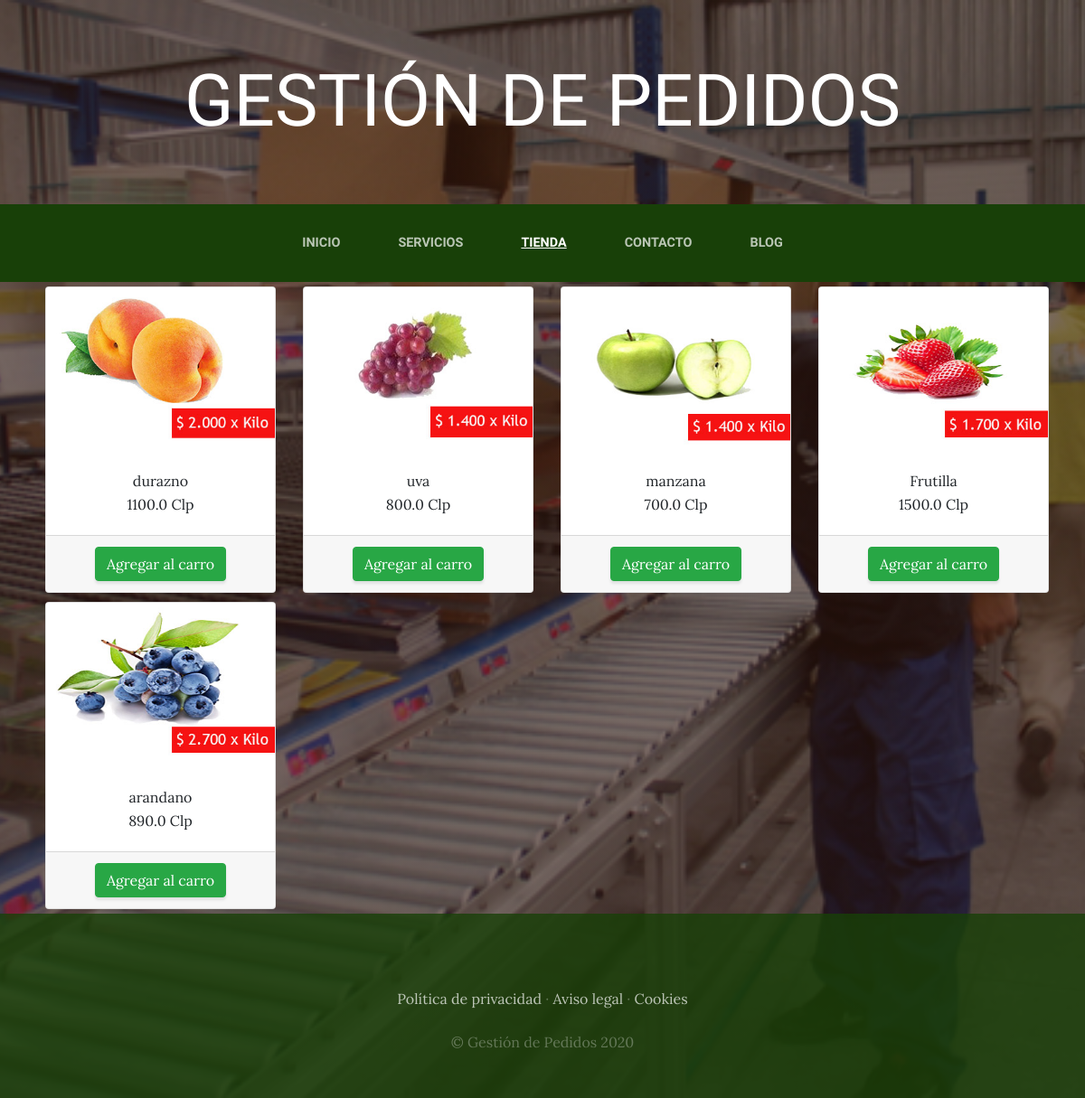
The app's page /tienda/ with its own data.
### tienda/models.py (models this page shows)
class Producto(models.Model):
    nombre=models.CharField(max_length=50)
    categorias=models.ForeignKey(CategoriaProd, on_delete=models.CASCADE)
    imagen=models.ImageField(upload_to="tienda", null=True, blank=True)
    precio=models.FloatField()
    disponibilidad=models.BooleanField(default=True)
    created=models.DateField(auto_now_add=True)
    updated=models.DateField(auto_now_add=True)
    class Meta:
        verbose_name="Producto"
        verbose_name_plural="Productos"

### tienda/views.py (the view)
# urls.py: path('tienda/', include('tienda.urls')),
def tienda(request):
    productos=Producto.objects.all()
    return render(request, "tienda/tienda.html", {"productos":productos})

### tienda/templates/tienda/tienda.html (shortened to what this page needs)
<!DOCTYPE html>
<html lang="en">
<head>
</head>
{% extends "ProyectoWebApp/base.html" %}
{% load static %}
{% block content %}
<body>
    <div class="container">
    <div class="row">
    {% for producto in productos %}
<div class="col-md-3">
<div class="card" style="width: 100%; margin: 5px 5px;">
    <img src="{{producto.imagen.url}}" class="card-img-top">
<div class="card-body" style="text-align: center;">
    <h7 class="card-title">{{producto.nombre}}</h7>
    <p class="card-text">{{producto.precio}}&nbsp;Clp</p>
</div>
<div class="card-footer text-center">
    <a href="#" class="btn btn-success">Agregar  al carro</a>
</div>
</div>
</div>
    {% endfor %}
    </div>
</div>
</body>
{% endblock %}

### ProyectoWebApp/templates/ProyectoWebApp/base.html (shortened to what this page needs)
<html>
<head>
    {% load static %}
    <link href="{% static 'ProyectoWebApp/vendor/bootstrap/css/bootstrap.min.css' %}" rel="stylesheet">
    <link href="{% static 'ProyectoWebApp/css/gestion.css' %}" rel="stylesheet">
</head>
<body>
    <h1 class="site-heading text-center text-white d-none d-lg-block">
        <span class="site-heading-lower">Gestión de Pedidos</span>
      </h1>
 <nav class="navbar navbar-expand-lg navbar-dark py-lg-4" id="mainNav">
    <div class="container">
      <div class="collapse navbar-collapse" id="navbarResponsive">
        <ul class="navbar-nav mx-auto">
          <li class="nav-item {% if request.path == '/' %}active{% endif %} px-lg-4">
            <a class="nav-link text-uppercase text-expanded" href="{% url 'Home' %}">Inicio</a>
          </li>
          <li class="nav-item {% if request.path == '/servicios/' %}active{% endif %} px-lg-4">
            <a class="nav-link text-uppercase text-expanded" href="{% url 'Servicios' %}">Servicios</a>
          </li>
          <li class="nav-item {% if request.path == '/tienda/' %}active{% endif %} px-lg-4">
            <a class="nav-link text-uppercase text-expanded" href="{% url 'Tienda' %}">Tienda</a>
          </li>
          <li class="nav-item {% if request.path == '/contacto/' %}active{% endif %} px-lg-4">
            <a class="nav-link text-uppercase text-expanded" href="{% url 'Contacto' %}">Contacto</a>
          </li>
          <li class="nav-item {% if request.path|slice:':6' == '/blog/' %}active{% endif %} px-lg-4">
            <a class="nav-link text-uppercase text-expanded" href="{% url 'Blog'%}">Blog</a>
          </li>
        </ul>
      </div>
    </div>
  </nav>
{% block content %}
{% endblock %}
    <footer class="footer text-faded text-center py-5">
      <div class="container">
        <p class="m-0 mbt">
        	<a href="sample.html" class="link">Política de privacidad</a> ·
        	<a href="sample.html" class="link">Aviso legal</a> ·
        	<a href="sample.html" class="link">Cookies</a>
		</p>
        <p class="m-0 mbt1">&copy; Gestión de Pedidos 2020</p>
      </div>
	</footer>
</body>
</html>

### ProyectoWebApp/static/ProyectoWebApp/css/gestion.css (style rules this page uses)
body { font-family: 'Lora'; background: linear-gradient(rgba(47, 23, 15, 0.65), rgba(47, 23, 15, 0.65)), url("../img/bg_main.jpg"); background-attachment: fixed; background-position: center; background-size: cover; }
h1, h2, h3, h4, h5, h6 { font-family: 'Raleway'; }
p { line-height: 1.75; }
.text-faded { color: rgba(255, 255, 255, 0.3); }
.site-heading { margin-top: 5rem; margin-bottom: 5rem; text-transform: uppercase; line-height: 1; font-family: 'Raleway'; }
.site-heading .site-heading-lower { font-size: 5rem; font-weight: 100; line-height: 4rem; }
#mainNav { background-color: rgba(24, 64, 8); font-family: 'Raleway'; }
#mainNav .navbar-nav .nav-item .nav-link { color: rgba(255, 255, 255, 0.7); font-weight: 800; }
#mainNav .navbar-nav .nav-item.active .nav-link { color: #ffffff; text-decoration: underline; }
@media (min-width: 992px) { #mainNav .navbar-nav .nav-item .nav-link { font-size: 0.9rem; } }
.footer { background-color: rgba(24, 64, 8, 0.8); }
.btn { box-shadow: 0px 3px 3px 0px rgba(33, 37, 41, 0.1); }
.mbt { padding-top: 2rem; }
.mbt1 { padding-top: 1.25rem; }
a.link { color: rgba(255, 255, 255, 0.7); }

### records on screen
Producto: imagen (picture), nombre "durazno", precio "1100.0"
Producto: imagen (picture), nombre "uva", precio "800.0"
Producto: imagen (picture), nombre "manzana", precio "700.0"
Producto: imagen (picture), nombre "Frutilla", precio "1500.0"
Producto: imagen (picture), nombre "arandano", precio "890.0"
